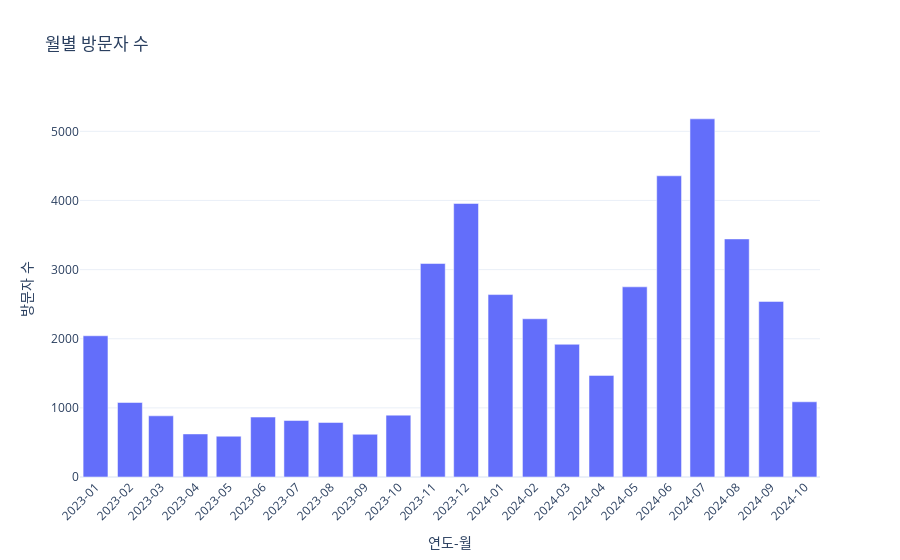

The notebook cell this image was saved under:
### Markdown cell above
##### 1. 월별 방문자 수 집계 및 시각화

### Code cell
# 월별 방문자 수 집계
monthly_visitors = visitor_df.groupby('year_month')['visitor'].sum().reset_index()

# 월별 방문자 수 그래프 (Plotly)
fig = px.bar(
    monthly_visitors, x='year_month', y='visitor',
    title='월별 방문자 수', labels={'year_month': '연도-월', 'visitor': '방문자 수'},
    template='plotly_white'
)
fig.update_layout(xaxis_title='연도-월', xaxis_tickvals=monthly_visitors['year_month'],
                  xaxis_ticktext=monthly_visitors['year_month'].astype(str), xaxis_tickangle=-45)
fig.show()

### Figure 1 — Plotly figure (JSON) as saved in the notebook; plotly's stock layout.template omitted (floating-point values rounded to 4 significant figures)
{"data": [{"alignmentgroup": "True", "hovertemplate": "연도-월=%{x}<br>방문자 수=%{y}<extra></extra>", "legendgroup": "", "marker": {"color": "#636efa", "pattern": {"shape": ""}}, "name": "", "offsetgroup": "", "orientation": "v", "showlegend": false, "textposition": "auto", "type": "bar", "x": ["2023-01", "2023-02", "2023-03", "2023-04", "2023-05", "2023-06", "2023-07", "2023-08", "2023-09", "2023-10", "2023-11", "2023-12", "2024-01", "2024-02", "2024-03", "2024-04", "2024-05", "2024-06", "2024-07", "2024-08", "2024-09", "2024-10"], "xaxis": "x", "y": [2043, 1078, 885, 623, 590, 867, 817, 789, 618, 895, 3088, 3957, 2639, 2289, 1920, 1470, 2751, 4357, 5181, 3444, 2540, 1088], "yaxis": "y"}], "layout": {"barmode": "relative", "legend": {"tracegroupgap": 0}, "title": {"text": "월별 방문자 수"}, "xaxis": {"anchor": "y", "domain": [0, 1], "tickangle": -45, "ticktext": ["2023-01", "2023-02", "2023-03", "2023-04", "2023-05", "2023-06", "2023-07", "2023-08", "2023-09", "2023-10", "2023-11", "2023-12", "2024-01", "2024-02", "2024-03", "2024-04", "2024-05", "2024-06", "2024-07", "2024-08", "2024-09", "2024-10"], "tickvals": ["2023-01", "2023-02", "2023-03", "2023-04", "2023-05", "2023-06", "2023-07", "2023-08", "2023-09", "2023-10", "2023-11", "2023-12", "2024-01", "2024-02", "2024-03", "2024-04", "2024-05", "2024-06", "2024-07", "2024-08", "2024-09", "2024-10"], "title": {"text": "연도-월"}}, "yaxis": {"anchor": "x", "domain": [0, 1], "title": {"text": "방문자 수"}}}}
